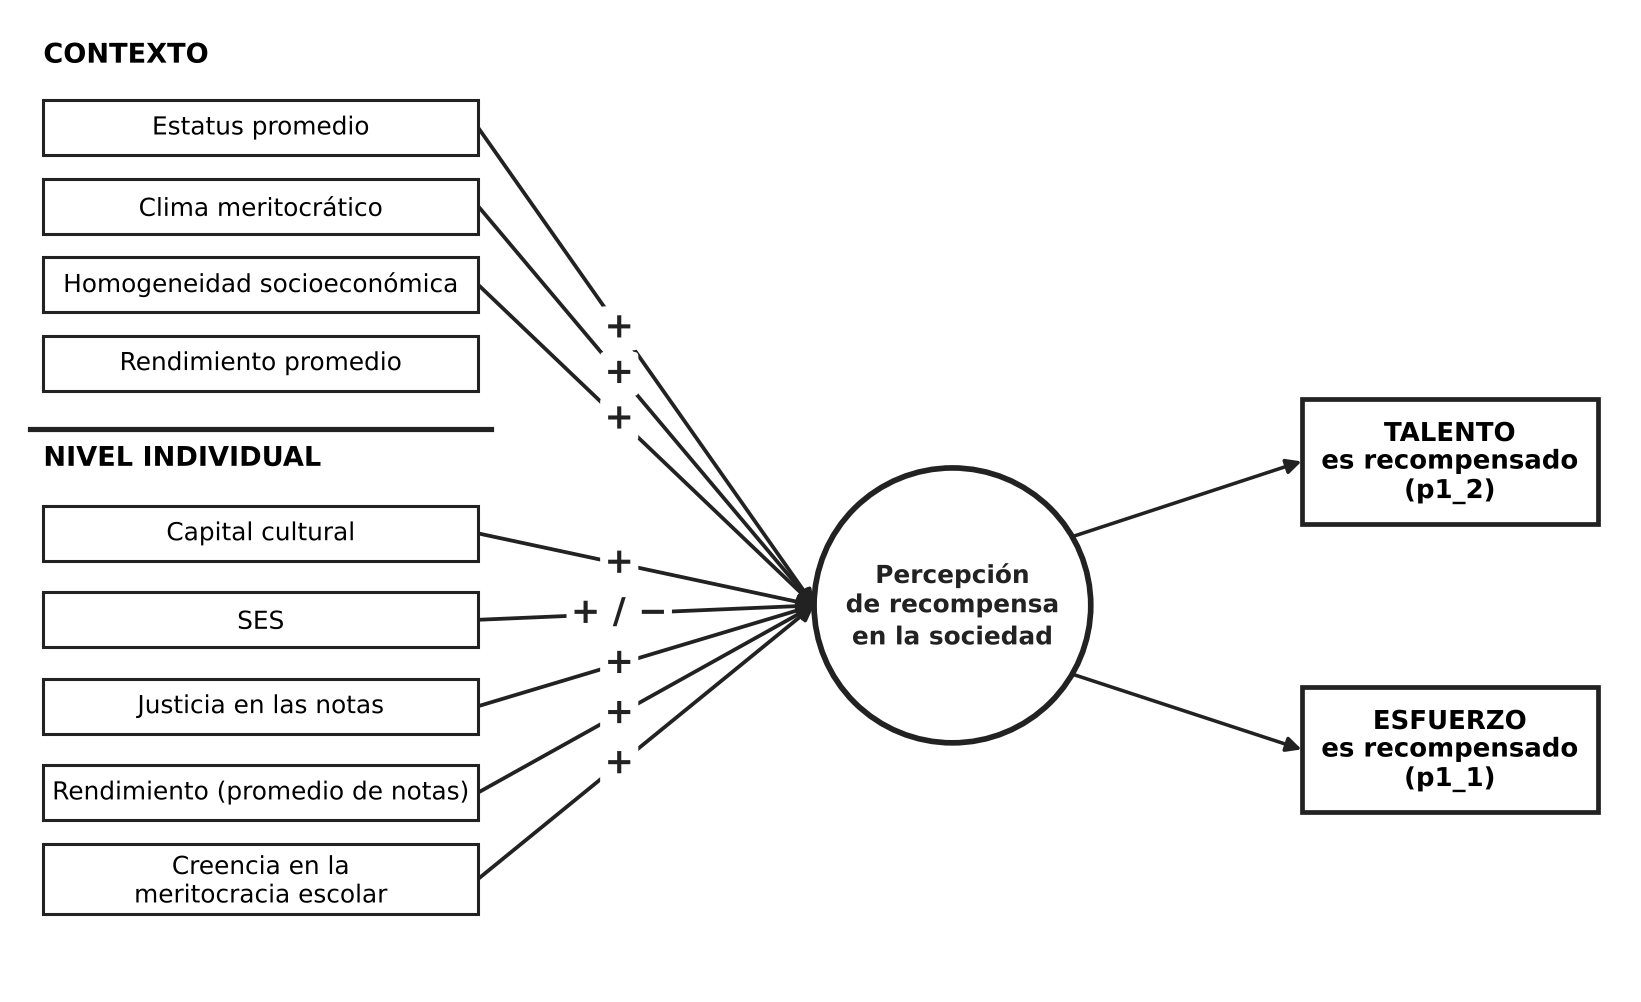

Write Python code to recreate this figure.
import numpy as np
import matplotlib
matplotlib.use("Agg")
import matplotlib.pyplot as plt
from matplotlib.patches import Rectangle, Ellipse

plt.rcParams["font.family"] = "DejaVu Sans"
plt.rcParams["svg.fonttype"] = "none"
fig, ax = plt.subplots(figsize=(12.2, 7.4))
ax.set_xlim(0, 12.2); ax.set_ylim(1.0, 8.4); ax.axis("off")

INK = "#222222"; RED = PUR = BLU = INK
X0, BW = 0.2, 3.3
XR = X0 + BW

def box(x, y, w, h, text, fc="white", ec=INK, lw=1.3, fs=10.5, bold=False):
    ax.add_patch(Rectangle((x, y - h/2), w, h, fc=fc, ec=ec, lw=lw, zorder=3))
    ax.text(x + w/2, y, text, ha="center", va="center", fontsize=fs,
            fontweight="bold" if bold else "normal", zorder=4, linespacing=1.15)

def arrow(p0, p1, color=INK, ls="-", lw=1.6, ms=13, head="-|>"):
    ax.annotate("", xy=p1, xytext=p0, zorder=2,
                arrowprops=dict(arrowstyle=head, color=color, lw=lw, ls=ls, shrinkA=0, shrinkB=0, mutation_scale=ms))

def sign(p0, p1, t, text, color=INK, fs=15):
    x = p0[0] + t*(p1[0]-p0[0]); y = p0[1] + t*(p1[1]-p0[1])
    ax.text(x, y, text, fontsize=fs, color=color, ha="center", va="center", zorder=5, fontweight="bold",
            bbox=dict(boxstyle="round,pad=0.12", fc="white", ec="none"))

# ---------------- izquierda ----------------
ax.text(X0, 8.1, "CONTEXTO", fontsize=11.5, fontweight="bold", va="center")
ctx = [("C1", "Estatus promedio", 7.55),
       ("C2", "Clima meritocrático", 6.95),
       ("C3", "Homogeneidad socioeconómica", 6.35),
       ("C4", "Rendimiento promedio", 5.75)]
ind = [("A3", "Capital cultural", 4.45),
       ("A2", "SES", 3.79),
       ("A1", "Justicia en las notas", 3.13),
       ("A4", "Rendimiento (promedio de notas)", 2.47),
       ("A5", "Creencia en la\nmeritocracia escolar", 1.81)]
pos = {}
for k, t, y in ctx + ind:
    box(X0, y, BW, 0.54 if "\n" in t else 0.42, t)
    pos[k] = (XR, y)
ax.plot([X0 - 0.1, XR + 0.1], [5.25, 5.25], color=INK, lw=2.2, zorder=2)
ax.text(X0, 5.02, "NIVEL INDIVIDUAL", fontsize=11.5, fontweight="bold", va="center")

# ---------------- factor + indicadores ----------------
CX, CY, R = 7.1, 3.9, 1.05                    # círculo pequeño
ax.add_patch(plt.Circle((CX, CY), R, fc="white", ec=INK, lw=2.4, zorder=1))
ax.text(CX, CY, "Percepción\nde recompensa\nen la sociedad", ha="center", va="center",
        fontsize=10.5, fontweight="bold", color=INK, zorder=4, linespacing=1.2)
IX0, IW, IH = 9.75, 2.25, 0.95
IT, IE = 5.0, 2.8
box(IX0, IT, IW, IH, "TALENTO\nes recompensado\n(p1_2)", fc="white", ec=INK, lw=2.0, fs=11, bold=True)
box(IX0, IE, IW, IH, "ESFUERZO\nes recompensado\n(p1_1)", fc="white", ec=INK, lw=2.0, fs=11, bold=True)
TARGET = (CX - R, CY)                         # punto único de convergencia
def edge_toward(p0):
    return TARGET
def circ(theta):
    th = np.radians(theta); return (CX + R*np.cos(th), CY + R*np.sin(th))
arrow(circ(30), (IX0, IT), color=INK, lw=1.5)
arrow(circ(-30), (IX0, IE), color=INK, lw=1.5)

# ---------------- efectos principales (solo signos) ----------------
eff = [("C1", "+", 0.42), ("C2", "+", 0.42), ("C3", "+", 0.42),
       ("A3", "+", 0.42), ("A2", "+ / −", 0.42), ("A1", "+", 0.42),
       ("A4", "+", 0.42), ("A5", "+", 0.42)]
ends = {}
for k, sg, t in eff:
    p0 = pos[k]; p1 = edge_toward(p0); ends[k] = (p0, p1)
    arrow(p0, p1, color=INK)
    sign(p0, p1, t, sg, color=INK)

fig.savefig("esquema_hipotesis.png", dpi=170, bbox_inches="tight", facecolor="white")
fig.savefig("esquema_hipotesis.svg", bbox_inches="tight", facecolor="white")
